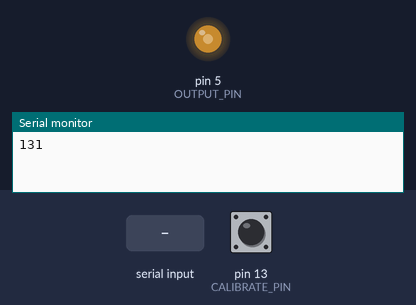
Recording of a sketch running on a simulated Arduino Uno, built with avr-gcc and run on an emulated ATmega328P. On the bench: output pins drawn as LEDs (lit = HIGH), the last lines printed to the serial monitor. The inputs (shaded band) are chosen by the test bench; at power-on: pin 13 (CALIBRATE_PIN) HIGH.

Above: at 1.2 s.
1.3 s: "90,45\n" received over Serial
At 1.6 s:
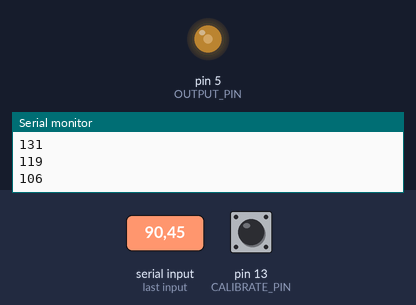
3.8 s: pin 13 (CALIBRATE_PIN) pulled LOW for 1 s
At 5.5 s:
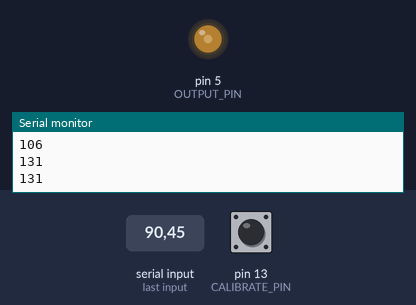
7.8 s: pin 13 (CALIBRATE_PIN) pulled LOW for 3.2 s
At 8.8 s:
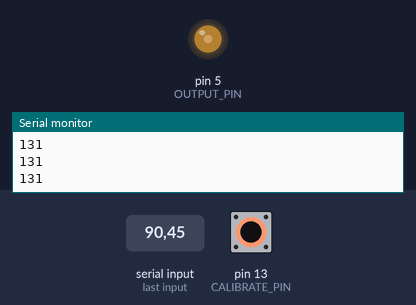
13.8 s: "30,150\n" received over Serial
At 14.6 s:
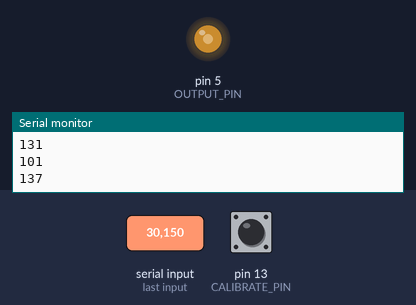
Timing chart, 0 to 16.8 s (numbered marks = the images above; inputs shaded):
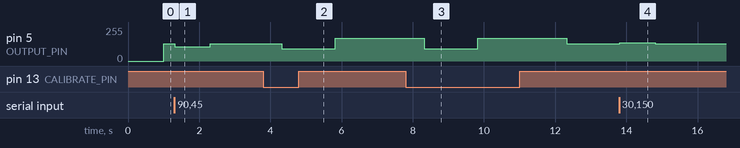

Measured:
- after the input at 1.3 s, pin 5 (OUTPUT_PIN): 131/255 → 106/255 at once, → 131/255 1.0 s later
- after the input at 3.8 s, pin 5 (OUTPUT_PIN): 131/255 → 93/255 after 0.52 s, → 169/255 1.5 s later
- after the input at 7.8 s, pin 5 (OUTPUT_PIN): 169/255 → 93/255 after 0.53 s, → 169/255 1.5 s later, → 131/255 2.5 s later
- after the input at 13.8 s, pin 5 (OUTPUT_PIN): 131/255 → 137/255 at once, → 131/255 1.0 s later

The sketch:

acuratrak_3G.ino
```cpp
/*
  SunCo AcuTrak Adaptor (Version 1)
  Electro-Hydraulic PWM Controller
  Developed by Trevor Stanhope
  Receives serial commands to adjust the hydraulics or run calibration sweep

  Calibration Momentary Switch Wiring:
  VCC --> 20KOhm Internal Pullup Resistor --> Input Pin
*/

/* --- Pin Definitions --- */
#define CALIBRATE_PIN 13
#define OUTPUT_PIN 5

/* --- Constants --- */
const unsigned long BAUD = 9600;
const unsigned int RESOLUTION = 255;
const unsigned int PWM_MIN = 93; // 1.25 V + 4 bits = 1.33 V
const unsigned int PWM_MAX = 169; // 3.75 V - 4 bits = 1.69 V
const unsigned int CALIBRATION_DELAY = 1500; // ms for each voltage interval
const unsigned int PWM_CENTER = (PWM_MAX + PWM_MIN) / 2; // start at zero of effective range from PWM_MIN to PWM_MAX

/* --- Variables --- */
int duty_cycle = PWM_CENTER;

/* --- Setup --- */
void setup(void) {
    pinMode(OUTPUT_PIN, OUTPUT);
    pinMode(CALIBRATE_PIN, INPUT); digitalWrite(CALIBRATE_PIN, HIGH);
    Serial.begin(BAUD);
}

/* --- Loop --- */
void loop(void) {

  // Parse serial input
  int val = Serial.parseInt();
  if (val == 0) { val = PWM_CENTER; }

  // Run calibrate sequence if the blue button is pressed
  if (!digitalRead(CALIBRATE_PIN)) {
    analogWrite(OUTPUT_PIN, PWM_MIN);
    delay(CALIBRATION_DELAY);
    analogWrite(OUTPUT_PIN, PWM_MAX);
    delay(CALIBRATION_DELAY);
    duty_cycle = PWM_CENTER;
  }

  // Otherwise use convert the value read over serial to PWM range
  else {
    duty_cycle = map(val, 1, RESOLUTION, PWM_MIN, PWM_MAX);
    if (duty_cycle > PWM_MAX) { duty_cycle = PWM_MAX; } // over-limit
    if (duty_cycle < PWM_MIN) { duty_cycle = PWM_MIN; } // under-limit (also handles no match
    analogWrite(OUTPUT_PIN, duty_cycle); // write to pwm output
  }
  Serial.println(duty_cycle);
  Serial.flush();
}
```
